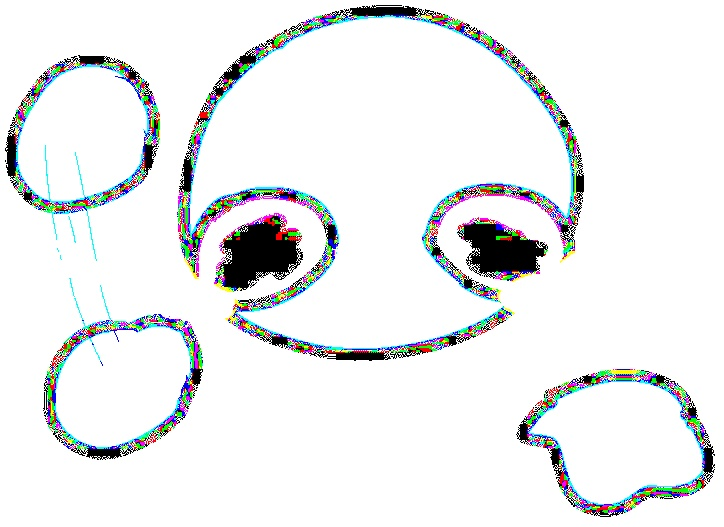
#> input picture encoded_image.jpeg, 724 x 527 px, given in place of the camera
$ python vision_part2_ver0.3.py
#> lines starting #> are read from the running program, lines starting #| are printed output that depends on the picture; after the words box and inside, x2 and y2 are one past the last pixel; in counts of white or black regions, pixels touching at a corner belong together
### KalmanFilter.py
import numpy as np

class KalmanFilter(object):
    def __init__(self, dt, point):
        self.dt=dt

        # Vecteur d'etat initial
        self.E=np.matrix([[point[0]], [point[1]], [0], [0]])

        # Matrice de transition
        self.A=np.matrix([[1, 0, self.dt, 0],
                          [0, 1, 0, self.dt],
                          [0, 0, 1, 0],
                          [0, 0, 0, 1]])

        # Matrice d'observation, on observe que x et y
        self.H=np.matrix([[1, 0, 0, 0],
                          [0, 1, 0, 0]])

        self.Q=np.matrix([[1, 0, 0, 0],
                          [0, 1, 0, 0],
                          [0, 0, 1, 0],
                          [0, 0, 0, 1]])

        self.R=np.matrix([[1, 0],
                          [0, 1]])

        self.P=np.eye(self.A.shape[1])

    def predict(self):
        self.E=np.dot(self.A, self.E)
        # Calcul de la covariance de l'erreur
        self.P=np.dot(np.dot(self.A, self.P), self.A.T)+self.Q
        return self.E

    # [11 lines left out: function update, not called in this run]

### vision_part2_ver0.3.py
import cv2
import numpy as np
from random import random, randint   # add any other functions you need here
from KalmanFilter import KalmanFilter

global keep_going
keep_going = True

def detect_inrange(image,surfacemin,surfacemax, lo, hi):
    points=[]
    image=cv2.cvtColor(image,cv2.COLOR_BGR2HSV)
    mask=cv2.inRange(image,lo,hi)
    mask=cv2.erode(mask,None,iterations=2)
    mask=cv2.dilate(mask,None,iterations=2)
    elements = cv2.findContours(mask,cv2.RETR_EXTERNAL,cv2.CHAIN_APPROX_SIMPLE)[-2]
    elements = sorted(elements,key = lambda x:cv2.contourArea(x), reverse=True)
    for element in elements:
        if cv2.contourArea(element) > surfacemin and cv2.contourArea(element) < surfacemax:
            ((x,y),rayon)=cv2.minEnclosingCircle(element)
            points.append(np.array([int(x),int(y),int(rayon)]))
        else:
            break
    return image,mask,points

def detect_visage(image):
        face_cascade = cv2.CascadeClassifier("haarcascade_frontalface_alt2.xml")
        points = []
        rects = []
        gray = cv2.cvtColor(image, cv2.COLOR_BGR2GRAY)
        face = face_cascade.detectMultiScale(gray, scaleFactor=1.2, minNeighbors =3)
        for x, y, w, h in face:
                points.append(np.array([int(x+w/2), int(y+h/2)]))
                rects.append(np.array([(x,y), (x+w, y+h)]))
        return points, rects

def color_picker(image, placement):
    return image[placement[0]][placement[1]]

def game( ):
    KF = KalmanFilter(0.1,[10,10])
    dx = 4 #values with which the ball's pixel x coord increases
    dy = 4 #values with which the ball's pixel y coord increases

    x1 = 90 #initial x coord values for ball's top left corner
    x2 = 100 #initial x coord values for ball's bottom right corner
    y1 = 150 #initial y coord values for ball's top left corner
    y2 = 160 #initial y coord values for ball's bottom right corner

    x_center_bar = -100
    y_center_bar = -100
    bar_offset = 410
    cap = cv2.VideoCapture( 0 )

# [13 lines of commented-out code are left out]
    while( 1 ):
        _, frame = cap.read( )
#> frame is the input picture: shape (527, 724, 3); mean B, G, R 237, 236.6, 234.6
        height = frame.shape[0]
#> height = 527
        width = frame.shape[1]
#> width = 724
        frame = cv2.flip(frame, 1,frame)
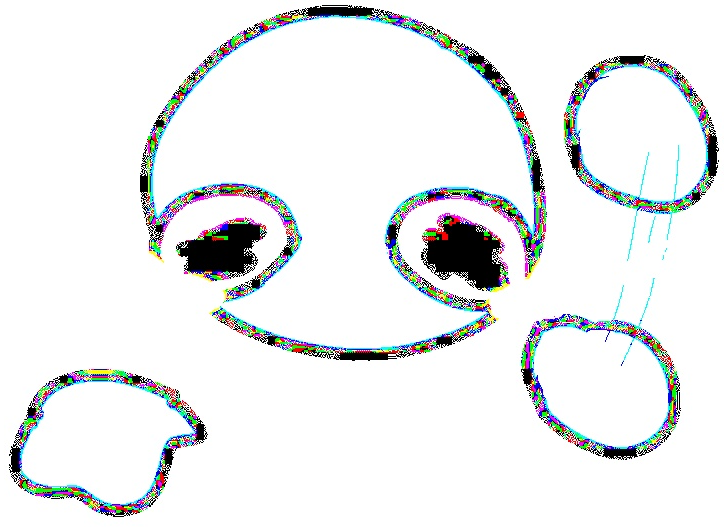
#> frame: shape (527, 724, 3); mean B, G, R 237, 236.6, 234.6
        # [10 lines of commented-out code are left out]
        points, rects = detect_visage(frame)
#> in detect_visage, `gray = cv2.cvtColor(image, cv2.COLOR_BGR2GRAY)`:
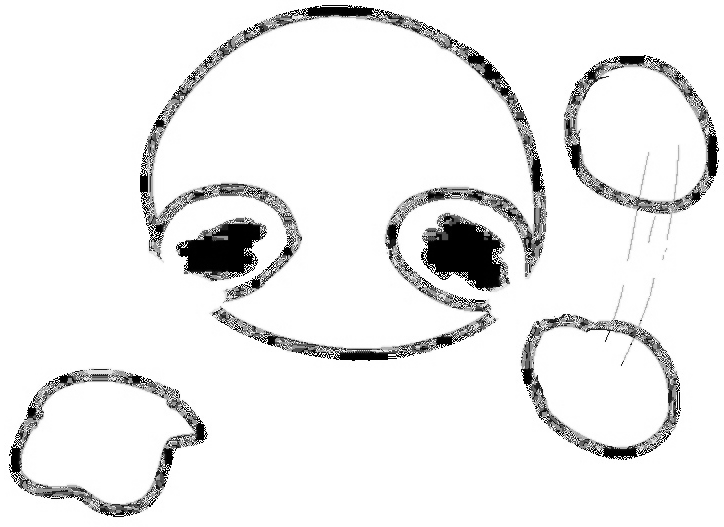
#> gray: shape (527, 724); min 0, max 255, mean 236
#> in detect_visage, `face = face_cascade.detectMultiScale(gray, scaleFactor=1.2, minNeighbo..`: face = ()
#> after the loop in detect_visage, `for x, y, w, h in face:`: points = []
#> points = []; rects = []
        etat = KF.predict().astype(np.int32)
#> in predict, `self.E=np.dot(self.A, self.E)`: self.E = [[10], [10], [0], [0]]
#> in predict, `self.P=np.dot(np.dot(self.A, self.P), self.A.T)+self.Q`: self.P = [[2.01, 0, 0.1, 0], [0, 2.01, 0, 0.1], [0.1, 0, 2, 0], [0, 0.1, 0, 2]]
#> etat = [[10], [10], [0], [0]]
        #cv2.circle(frame, (int(etat[0]), int(etat[1])), 2, (0,255,0), 5)
        cv2.arrowedLine(frame, (int(etat[0]), int(etat[1])),(int(etat[0]+etat[2]), int(etat[1]+etat[3])), color = (0,255,0), thickness=3, tipLength=0.2)
#> frame: shape (527, 724, 3); under 0.01% of pixels changed, all inside (x1, y1, x2, y2) = (8, 8, 13, 13)
        if len(points) != 0:
            KF.update(np.expand_dims((points[0][0], points[0][1]), axis = -1))
            circle_x = points[0][0]
            circle_y = points[0][1]
            #circle_rayon=points[0][2]
            #frame = cv2.circle(frame,(circle_x,circle_y),circle_rayon,(100,120,20),5)
            #cv2.rectangle( mask, (circle_x-circle_rayon ,circle_y-circle_rayon) ,(circle_x+circle_rayon ,circle_y+circle_rayon ) ,( 255 ,255 ,0 ) ,2 )
            if rects is not None:
                try:
                    cv2.rectangle(frame, rects[0][0], rects[0][1], (0,0,255), 1, cv2.LINE_AA)
                except: print("error")
                img1 = cv2.rectangle( frame,( x_center_bar-50 ,bar_offset ), ( x_center_bar+50 ,bar_offset+10 ), ( 255 ,255 ,255 ), -1 )
                x_center_bar = int( (circle_x))
            else: x_center_bar=-100
        else:
            img1 = cv2.rectangle( frame,( x_center_bar-50 ,bar_offset ), ( x_center_bar+50 ,bar_offset+10 ), ( 255 ,255 ,255 ), -1 )
            if int(etat[0]) < 0:
                x_center_bar = 0
            elif int(etat[0]) > width:
                x_center_bar = width
            else:
                x_center_bar = int(etat[0])
#> x_center_bar = 10

            #x_center_bar = int(etat[0])
            #print(x_center_bar)

        x1 = x1 + dx
        y1 = y1 + dy
        y2 = y2 + dy
        x2 = x2 + dx
        img1 = cv2.circle(frame, (x1, y1), 7, ( 255 ,255 ,255 ), -1)
        #img1 = cv2.rectangle( frame, ( x1 ,y1 ), ( x2 ,y2 ), ( 255 ,255 ,255 ), -1 )

        if ( x2 >= width ):
            dx = -(randint(3, 5))

        if ( x1-7 <= 0 ):
            dx = randint(3,5)

        if ( y1-7 <= 0 ):
            dy = randint(3,5)

        if ( y2 >= bar_offset):
            if (x_center_bar+50 >= x2 and x_center_bar-50  <= x2) or ( x_center_bar+50 >= x1 and x_center_bar-50<= x1):
                dy = -(randint(3, 5))
            if y2 >= height:
                dy = -(randint(3, 5))

        #cv2.imshow( 'Mask' ,mask )
        cv2.imshow('frame',frame)
        # [4 lines of commented-out code are left out]
        k = cv2.waitKey( 5 ) & 0xFF
#> (key q is pressed here)
        if k == 27:
            cap.release( )
            cv2.destroyAllWindows( )
            global keep_going
            keep_going = False
            break
    # [5 lines of commented-out code are left out]
while ( keep_going ):
    game( )
